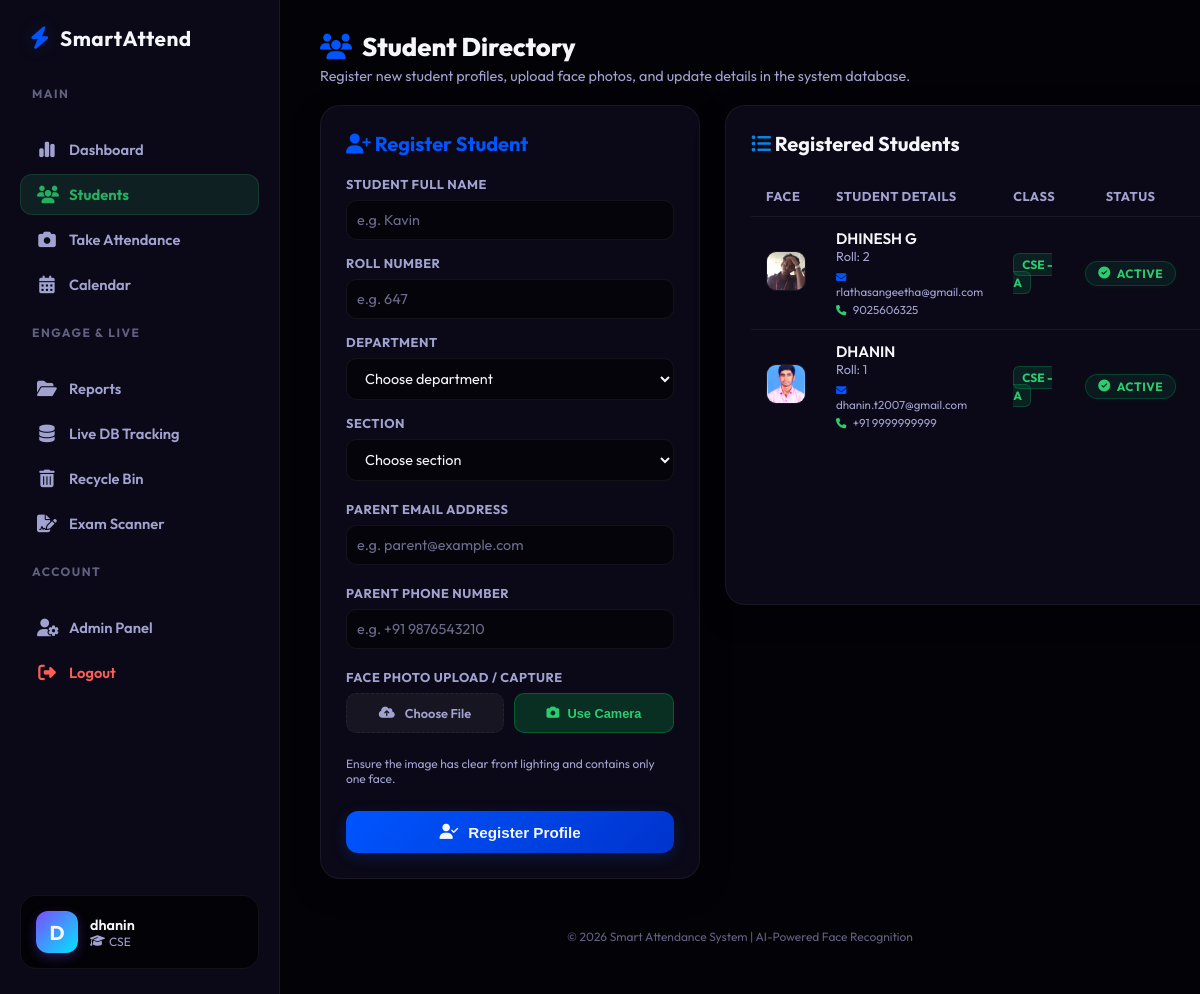
The app's page /students/ (signed in) with its own data.
### attendance/models.py (models this page shows, shortened)
class Student(models.Model):
    name = models.CharField(max_length=100)
    roll_number = models.CharField(max_length=50, blank=True, null=True, help_text="Roll number of the student.")
    department = models.CharField(max_length=100, blank=True, null=True, help_text="Department, e.g. CSE, MECH, ECE.")
    section = models.CharField(max_length=50, blank=True, null=True, help_text="Section, e.g. A, B, I, N.")
    parent_email = models.EmailField(blank=True, null=True, help_text="Parent contact email address.")
    parent_phone = models.CharField(max_length=20, blank=True, null=True, help_text="Parent contact phone number.")
    photo = models.ImageField(upload_to='students/')
    encoding = models.TextField(
        blank=True,
        null=True,
        help_text="512-dimensional face encoding vector stored as a JSON array of floats."
    )
    processing_status = models.TextField(
        blank=True,
        null=True,
        default='{"step": 0, "text": "Queued for processing...", "percent": 5}',
        help_text="JSON representation of current background processing status."
    )
    created_at = models.DateTimeField(auto_now_add=True)

### attendance/views.py (the view)
# urls.py: path('students/', views.manage_students, name='manage_students'),
@login_required
def manage_students(request):
    students = Student.objects.all().order_by('-created_at')
    departments = Department.objects.all()
    sections = Section.objects.all()
    context = {
        'students': students,
        'departments': departments,
        'sections': sections,
    }
    return render(request, 'attendance/manage_students.html', context)

### attendance/templates/attendance/manage_students.html (shortened to what this page needs)
{% extends 'attendance/base.html' %}
{% load static %}
{% block nav_students %}active{% endblock %}
{% block content %}
<div style="margin-bottom: 20px;">
    <h1 style="font-size: 1.6rem; font-weight: 800; display: flex; align-items: center; gap: 10px;">
        <i class="fa-solid fa-users" style="color: var(--primary);"></i> Student Directory
    </h1>
    <p style="color: var(--text-secondary); font-size: 0.9rem; margin-top: 4px;">
        Register new student profiles, upload face photos, and update details in the system database.
    </p>
</div>
<div class="students-dashboard-grid">
    <div class="student-form-card">
        <h2 id="form-title" style="font-size: 1.25rem; font-weight: 700; margin-bottom: 20px; color: var(--primary);">
            <i class="fa-solid fa-user-plus"></i> Register Student
        </h2>
        <form id="student-form" method="POST" enctype="multipart/form-data">
            <div class="form-group" style="margin-bottom: 15px;">
                <label class="form-label" for="student-name">Student Full Name</label>
                <input type="text" id="student-name" name="name" class="form-select" style="padding: 10px;" placeholder="e.g. Kavin" required>
            </div>
            <div class="form-group" style="margin-bottom: 15px;">
                <label class="form-label" for="student-roll">Roll Number</label>
                <input type="text" id="student-roll" name="roll_number" class="form-select" style="padding: 10px;" placeholder="e.g. 647" required>
            </div>
            <div class="form-group" style="margin-bottom: 15px;">
                <label class="form-label" for="student-dept">Department</label>
                <select id="student-dept" name="department" class="form-select" required>
                    <option value="" disabled selected>Choose department</option>
                </select>
            </div>
            <div class="form-group" style="margin-bottom: 20px;">
                <label class="form-label" for="student-sec">Section</label>
                <select id="student-sec" name="section" class="form-select" required>
                    <option value="" disabled selected>Choose section</option>
                </select>
            </div>
            <div class="form-group" style="margin-bottom: 20px;">
                <label class="form-label" for="student-email">Parent Email Address</label>
                <input type="email" id="student-email" name="parent_email" class="form-select" style="padding: 10px;" placeholder="e.g. parent@example.com">
            </div>
            <div class="form-group" style="margin-bottom: 20px;">
                <label class="form-label" for="student-phone">Parent Phone Number</label>
                <input type="text" id="student-phone" name="parent_phone" class="form-select" style="padding: 10px;" placeholder="e.g. +91 9876543210">
            </div>
            <div class="form-group" style="margin-bottom: 25px;">
                <label class="form-label">Face Photo Upload / Capture</label>
                <div style="display: flex; gap: 10px; margin-bottom: 10px;">
                    <div class="file-upload-wrapper" style="flex: 1; margin-top: 0;">
                        <div class="file-upload-btn" id="upload-btn-label" style="height: 40px; font-size: 0.8rem; padding: 0 10px;">
                            <i class="fa-solid fa-cloud-arrow-up"></i> Choose File
                        </div>
                    </div>
                    <button type="button" id="btn-open-camera" class="btn-panel-action green-btn" style="flex: 1; height: 40px; display: flex; align-items: center; justify-content: center; gap: 8px; border-radius: 10px; font-size: 0.8rem; margin: 0; padding: 0;">
                        <i class="fa-solid fa-camera"></i> Use Camera
                    </button>
                </div>
                <small style="display: block; color: var(--text-secondary); font-size: 0.75rem; margin-top: 5px;">
                    Ensure the image has clear front lighting and contains only one face.
                </small>
            </div>
            <button type="submit" id="btn-submit-form" class="btn-submit" style="width: 100%; justify-content: center; height: 42px;">
                <i class="fa-solid fa-user-check"></i> Register Profile
            </button>
        </form>
    </div>
    <div class="student-list-card">
        <h2 style="font-size: 1.25rem; font-weight: 700; margin-bottom: 20px; display: flex; justify-content: space-between; align-items: center;">
            <span><i class="fa-solid fa-list-ul" style="color: var(--accent-blue);"></i> Registered Students</span>
        </h2>
        <div class="table-container" style="max-height: 520px; overflow-y: auto;">
            {% if students %}
            <table class="student-table">
                <thead>
                    <tr>
                        <th style="width: 70px;">Face</th>
                        <th>Student Details</th>
                        <th>Class</th>
                        <th style="text-align: center; width: 115px;">Status</th>
                        <th style="text-align: center; width: 150px;">Actions</th>
                    </tr>
                </thead>
                <tbody>
                    {% for student in students %}
                    <tr id="student-row-{{ student.id }}">
                        <td>
                            {% if student.photo %}
                            <img src="{{ student.photo.url }}" class="student-row-avatar" alt="Avatar">
                            {% else %}
                            <img src="{% static 'attendance/default-avatar.png' %}" class="student-row-avatar" alt="Avatar">
                            {% endif %}
                        </td>
                        <td>
                            <div class="student-row-name">{{ student.name }}</div>
                            <div class="student-row-roll">Roll: {{ student.roll_number }}</div>
                            <div style="font-size: 0.72rem; color: var(--text-secondary); margin-top: 5px; display: flex; flex-direction: column; gap: 3px;">
                                {% if student.parent_email %}
                                <span><i class="fa-solid fa-envelope" style="color: var(--primary); font-size: 0.65rem; margin-right: 4px;"></i> {{ student.parent_email }}</span>
                                {% endif %}
                                {% if student.parent_phone %}
                                <span><i class="fa-solid fa-phone" style="color: var(--accent-emerald); font-size: 0.65rem; margin-right: 4px;"></i> {{ student.parent_phone }}</span>
                                {% endif %}
                            </div>
                        </td>
                        <td>
                            <span class="badge-period" style="background: rgba(0, 230, 118, 0.1); color: var(--accent-emerald); border-color: rgba(0, 230, 118, 0.2);">
                                {{ student.department }} - {{ student.section }}
                            </span>
                        </td>
                        <td style="text-align: center;">
                            <div class="status-badge-container" id="status-container-{{ student.id }}" data-student-id="{{ student.id }}" data-has-encoding="{% if student.encoding %}true{% else %}false{% endif %}">
                                {% if student.encoding %}
                                <span class="badge-status encoded"><i class="fa-solid fa-circle-check"></i> Active</span>
                                {% endif %}
                            </div>
                        </td>
                        <td>
                        </td>
                    </tr>
                    {% endfor %}
                </tbody>
            </table>
            {% else %}
            <div style="text-align: center; padding: 60px; color: var(--text-secondary);">
                <i class="fa-solid fa-user-slash" style="font-size: 3rem; color: var(--text-muted); margin-bottom: 15px;"></i>
                <p>No registered student profiles found in the database directory.</p>
            </div>
            {% endif %}
        </div>
    </div>
</div>
{% endblock %}

### attendance/templates/attendance/base.html (shortened to what this page needs)
{% load static %}
<!DOCTYPE html>
<html lang="en">
<head>
    <link rel="stylesheet" href="{% static 'attendance/style.css' %}?v=2.9">
    <link rel="stylesheet" href="https://cdnjs.cloudflare.com/ajax/libs/font-awesome/6.4.0/css/all.min.css">
</head>
<body class="dark-theme">
    <div class="app-layout">
        <aside class="sidebar">
            <div class="sidebar-logo">
                <a href="{% url 'dashboard' %}" class="brand-logo">
                    <i class="fa-solid fa-bolt"></i>
                    <span>SmartAttend</span>
                </a>
            </div>
            <div class="sidebar-menu-wrapper">
                <div class="sidebar-section-label">MAIN</div>
                <nav class="sidebar-nav">
                    <a href="{% url 'dashboard' %}" class="sidebar-nav-item {% block nav_dashboard %}{% endblock %}">
                        <i class="fa-solid fa-chart-simple"></i> Dashboard
                    </a>
                    <a href="{% url 'manage_students' %}" class="sidebar-nav-item {% block nav_students %}{% endblock %}">
                        <i class="fa-solid fa-users"></i> Students
                    </a>
                    <a href="{% url 'take_attendance_setup' %}" class="sidebar-nav-item {% block nav_take_attendance %}{% endblock %}">
                        <i class="fa-solid fa-camera"></i> Take Attendance
                    </a>
                    <a href="{% url 'calendar_page' %}" class="sidebar-nav-item {% block nav_calendar %}{% endblock %}">
                        <i class="fa-solid fa-calendar-days"></i> Calendar
                    </a>
                </nav>
                <div class="sidebar-section-label">ENGAGE & LIVE</div>
                <nav class="sidebar-nav">
                    <a href="{% url 'reports' %}" class="sidebar-nav-item {% block nav_reports %}{% endblock %}">
                        <i class="fa-solid fa-folder-open"></i> Reports
                    </a>
                    <a href="{% url 'database_tracking' %}" class="sidebar-nav-item {% block nav_tracking %}{% endblock %}">
                        <i class="fa-solid fa-database"></i> Live DB Tracking
                    </a>
                    <a href="{% url 'recycle_bin' %}" class="sidebar-nav-item {% block nav_recycle %}{% endblock %}">
                        <i class="fa-solid fa-trash-can"></i> Recycle Bin
                    </a>
                    <a href="{% url 'exam_list' %}" class="sidebar-nav-item {% block nav_exam %}{% endblock %}">
                        <i class="fa-solid fa-file-signature"></i> Exam Scanner
                    </a>
                </nav>
                <div class="sidebar-section-label">ACCOUNT</div>
                <nav class="sidebar-nav">
                    <a href="/admin/" target="_blank" class="sidebar-nav-item">
                        <i class="fa-solid fa-user-gear"></i> Admin Panel
                    </a>
                    <a href="{% url 'logout' %}" class="sidebar-nav-item btn-logout-sidebar">
                        <i class="fa-solid fa-right-from-bracket"></i> Logout
                    </a>
                </nav>
            </div>
            <div class="sidebar-user-widget">
                <div class="user-avatar-circle">
                    {% if request.user.profile.full_name %}
                        {{ request.user.profile.full_name|slice:":1"|upper }}
                    {% else %}
                        {{ request.user.username|slice:":1"|upper }}
                    {% endif %}
                </div>
                <div class="user-widget-info">
                    <div class="user-widget-name">
                        {% if request.user.profile.full_name %}
                            {{ request.user.profile.full_name }}
                        {% else %}
                            {{ request.user.username }}
                        {% endif %}
                    </div>
                    <div class="user-widget-role">
                        <i class="fa-solid fa-graduation-cap"></i>
                        {% if request.user.profile.department %}
                            {{ request.user.profile.department }}
                        {% else %}
                            CSE
                        {% endif %}
                    </div>
                </div>
            </div>
        </aside>
        <div class="main-content-wrapper">
            <main>
                {% block content %}
                {% endblock %}
            </main>
            <footer class="footer-note">
                <p>&copy; 2026 Smart Attendance System | AI-Powered Face Recognition</p>
            </footer>
        </div>
    </div>
</body>
</html>

### records on screen
Student: photo (picture), name "DHINESH G", roll_number "2", parent_email "rlathasangeetha@gmail.com", parent_phone "9025606325", department "CSE", section "A", shows "ACTIVE"
Student: photo (picture), name "DHANIN", roll_number "1", parent_email "dhanin.t2007@gmail.com", parent_phone "+91 9999999999", department "CSE", section "A", shows "ACTIVE"

### other values on screen
{{ request.user.username|slice:":1"|upper }} "D"
{{ request.user.username }} "dhanin"
